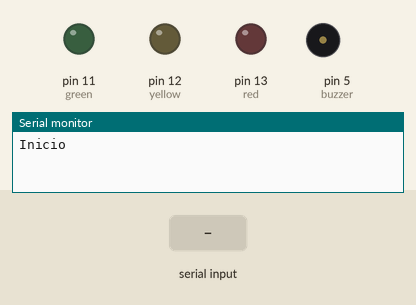
A sketch run on a simulated Arduino Uno, built with avr-gcc and run on an emulated ATmega328P. Shown: output pins drawn as LEDs (lit = HIGH), buzzer (waves = sounding), the last lines printed to the serial monitor. The inputs (shaded band) are chosen by the test bench.

Above: at 1.2 s.
1.3 s: "90,45\n" received over Serial
At 2.7 s:
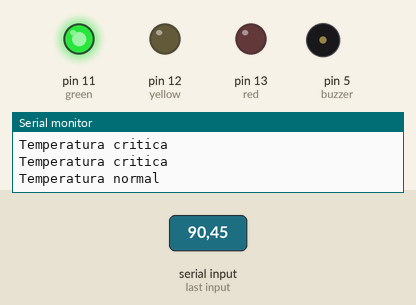
3.8 s: "30,150\n" received over Serial
At 4.6 s:
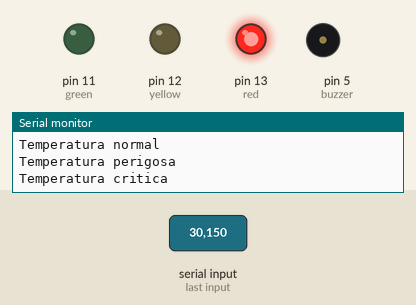
Timing chart, 0 to 6.8 s (numbered marks = the images above; inputs shaded):
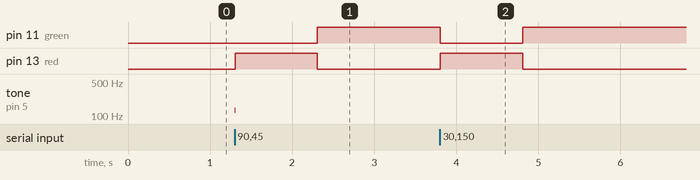

The sketch:

temperaturas-event.ino
```cpp
/*
  Esta versão utiliza a função serialEvent() para rodar o código de leitura somente
  quando há alguma alteração nos dados da porta Serial,
  isso evita a checagem dentro de loop()
*/
const int red = 13;
const int yellow = 12;
const int green = 11;
const int buzzer = 5;

void setup()
{
  pinMode(red, OUTPUT);
  pinMode(yellow, OUTPUT);
  pinMode(green, OUTPUT);
  Serial.begin(9500);

  while(!Serial) {
  }
  Serial.println("Inicio");
}

void processarTemperatura(int temperatura) {
  if(temperatura < 30) {
    ligarSomente(green);
    tocarSom(4186);
    Serial.println("Temperatura normal");
  } else if (temperatura < 40) {
    ligarSomente(yellow);
    tocarSom(523);
    Serial.println("Temperatura perigosa");
  } else {
    ligarSomente(red);
    tocarSom(131);
    Serial.println("Temperatura critica");
  }
}

void ligarSomente(int pino) {
  for(int i = 11; i <= 13; i++) {
    digitalWrite(i, LOW);
  }
  digitalWrite(pino, HIGH);
}

void tocarSom(int tom) {
  const int duracao = 5;
  tone(buzzer, tom, duracao);
}

// https://www.arduino.cc/en/Reference/SerialEvent
void serialEvent() {
  int temp = Serial.parseInt();
  processarTemperatura(temp);
}

void loop()
{
}
```

Measured:
- after the input at 1.3 s, pin 11 (green): LOW → HIGH after 1.0 s; pin 13 (red): LOW → HIGH at once, → LOW 1.0 s later; tone on pin 5 (buzzer): silent → 131 Hz at once, → silent 0.01 s later
- after the input at 3.8 s, pin 11 (green): HIGH → LOW at once, → HIGH 1.0 s later; pin 13 (red): LOW → HIGH at once, → LOW 1.0 s later
